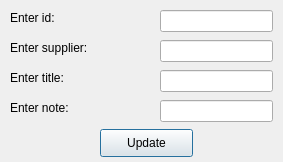
<?xml version="1.0" encoding="UTF-8"?>
<ui version="4.0">
 <class>contract_update</class>
 <widget class="QDialog" name="contract_update">
  <property name="geometry">
   <rect>
    <x>0</x>
    <y>0</y>
    <width>283</width>
    <height>162</height>
   </rect>
  </property>
  <property name="windowTitle">
   <string>Update contract</string>
  </property>
  <widget class="QLabel" name="label">
   <property name="geometry">
    <rect>
     <x>10</x>
     <y>10</y>
     <width>111</width>
     <height>16</height>
    </rect>
   </property>
   <property name="text">
    <string>Enter id:</string>
   </property>
  </widget>
  <widget class="QLabel" name="label_2">
   <property name="geometry">
    <rect>
     <x>10</x>
     <y>40</y>
     <width>151</width>
     <height>16</height>
    </rect>
   </property>
   <property name="text">
    <string>Enter supplier:</string>
   </property>
  </widget>
  <widget class="QLabel" name="label_3">
   <property name="geometry">
    <rect>
     <x>10</x>
     <y>70</y>
     <width>111</width>
     <height>16</height>
    </rect>
   </property>
   <property name="text">
    <string>Enter title:</string>
   </property>
  </widget>
  <widget class="QLabel" name="label_4">
   <property name="geometry">
    <rect>
     <x>10</x>
     <y>100</y>
     <width>121</width>
     <height>16</height>
    </rect>
   </property>
   <property name="text">
    <string>Enter note:</string>
   </property>
  </widget>
  <widget class="QLineEdit" name="lineEdit_contract_id">
   <property name="geometry">
    <rect>
     <x>160</x>
     <y>10</y>
     <width>113</width>
     <height>22</height>
    </rect>
   </property>
  </widget>
  <widget class="QLineEdit" name="lineEdit_contract_supplier">
   <property name="geometry">
    <rect>
     <x>160</x>
     <y>40</y>
     <width>113</width>
     <height>22</height>
    </rect>
   </property>
  </widget>
  <widget class="QLineEdit" name="lineEdit_contract_title">
   <property name="geometry">
    <rect>
     <x>160</x>
     <y>70</y>
     <width>113</width>
     <height>22</height>
    </rect>
   </property>
  </widget>
  <widget class="QLineEdit" name="lineEdit_contract_note">
   <property name="geometry">
    <rect>
     <x>160</x>
     <y>100</y>
     <width>113</width>
     <height>22</height>
    </rect>
   </property>
  </widget>
  <widget class="QPushButton" name="pushButton_contract_update">
   <property name="geometry">
    <rect>
     <x>100</x>
     <y>129</y>
     <width>93</width>
     <height>28</height>
    </rect>
   </property>
   <property name="text">
    <string>Update</string>
   </property>
  </widget>
 </widget>
 <resources/>
 <connections/>
</ui>
